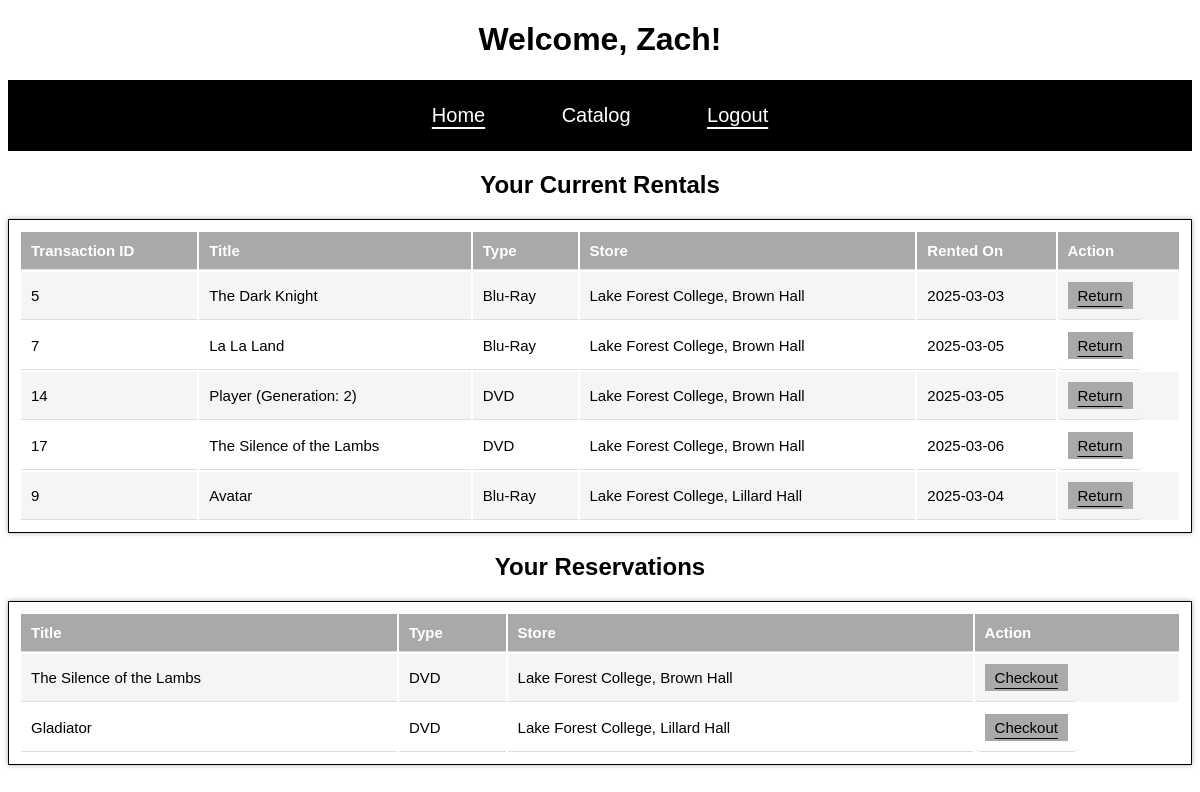
Page /member_main.php (signed in) on the committed database.
### tables this page shows
CREATE TABLE Transaction (
    Trans_ID INT PRIMARY KEY AUTO_INCREMENT,
    UserID INT NOT NULL,
    Object_ID INT NOT NULL,
    Store_ID INT NOT NULL,
    Start_date DATE,
    End_date DATE,
    Type VARCHAR(20) NOT NULL CHECK (Type IN ('Rental', 'Reservation')),
    Status VARCHAR(20) NOT NULL CHECK (Status IN ('Active', 'Completed', 'Reserved')),
    Price DECIMAL(10, 2),
    CHECK (End_date >= Start_date),
    CHECK (
        (Status = 'Completed' AND End_date IS NOT NULL) OR 
        (Status <> 'Completed' AND End_date IS NULL)
    ),
    CHECK (
        (Start_date is NULL AND Status = 'Reserved') OR
        (Start_date IS NOT NULL AND Status <> 'Reserved')
    ),
    CHECK (
        (End_date IS NULL AND Price IS NULL) OR 
        (End_date IS NOT NULL AND Price IS NOT NULL)
    ),
    FOREIGN KEY (UserID) REFERENCES Member(UserID),
    FOREIGN KEY (Object_ID) REFERENCES Store_Object(Object_ID),
    FOREIGN Key (Store_ID) REFERENCES Store (Store_ID)
);

CREATE TABLE Movie (
    Movie_ID INT PRIMARY KEY AUTO_INCREMENT,
    Title VARCHAR(255) NOT NULL,
    Genre VARCHAR(50),
    Producer VARCHAR(100),
    Director VARCHAR(100),
    Actor1 VARCHAR(100),
    Actor2 VARCHAR(100),
    Description TEXT,
    Release_date DATE,
    Rating DECIMAL(2, 1) CHECK (Rating >= 0 AND Rating <= 10),
    Num_DVD INT DEFAULT 1,
    Num_Blu INT DEFAULT 0,
    CHECK (Num_DVD >= 0 OR Num_Blu >= 0)
);

CREATE TABLE Store_Object (
    Object_ID INT PRIMARY KEY AUTO_INCREMENT,
    Store_ID INT NOT NULL,
    Movie_ID INT, 
    Player_ID INT,
    Charge_per_day DECIMAL(5, 2) NOT NULL,
    Rental_period INT DEFAULT 3,
    Type VARCHAR(20) NOT NULL CHECK (Type IN ('DVD', 'Blu-Ray')),
    FOREIGN KEY (Store_ID) REFERENCES Store(Store_ID),
    FOREIGN KEY (Movie_ID) REFERENCES Movie(Movie_ID),
    FOREIGN KEY (Player_ID) REFERENCES Player (Player_ID),
    CHECK(
        (Movie_ID IS NOT NULL AND Player_ID IS NULL) OR
        (Movie_ID IS NULL AND Player_ID IS NOT NULL)
    ),
    CHECK (Rental_period >= 1)
);

CREATE TABLE Store (
    Store_ID INT PRIMARY KEY AUTO_INCREMENT,
    Address VARCHAR(255) UNIQUE NOT NULL,
    Phone VARCHAR(15) UNIQUE NOT NULL
);

CREATE TABLE Player (
    Player_ID INT PRIMARY KEY AUTO_INCREMENT,
    Generation INT DEFAULT 2,
    CHECK (Generation >= 1 AND Generation <= 3)
);

### Src/member_main.php (the view, shortened to what this page needs)
<?php
require_once 'db_connect.php';
$fname = $_SESSION['Fname'];
$userID = $_SESSION['UserID'];
$rentals = [];
$stmt = $conn->prepare("
    SELECT t.Trans_ID, t.Object_ID, t.Store_ID, t.Start_date,
           m.Title, so.Type, so.Player_ID, p.Generation, s.Address
    FROM Transaction t
    JOIN Store s ON s.Store_ID = t.Store_ID
    JOIN Store_Object so ON t.Object_ID = so.Object_ID
    LEFT JOIN Movie m ON so.Movie_ID = m.Movie_ID
    LEFT JOIN Player p ON so.Player_ID = p.Player_ID
    WHERE t.UserID = ? AND t.Type = 'Rental' AND t.Status = 'Active' AND s.Store_ID = t.Store_ID
");
$stmt->bind_param("i", $userID);
$stmt->execute();
$result = $stmt->get_result();
while ($row = $result->fetch_assoc()) {
    $rentals[] = $row;
}
$reservations = [];
$stmt = $conn->prepare("
    SELECT t.Trans_ID, t.Object_ID, m.Title, p.Generation, so.Type, s.Address
    FROM Transaction t
    JOIN Store s ON s.Store_ID = t.Store_ID
    LEFT JOIN Store_Object so ON t.Object_ID = so.Object_ID
    LEFT JOIN Movie m ON so.Movie_ID = m.Movie_ID
    LEFT JOIN Player p ON so.Player_ID = p.Player_ID
    WHERE t.UserID = ? AND t.Type = 'Reservation' AND t.Status = 'Reserved'
");
$stmt->bind_param("i", $userID);
$stmt->execute();
$result = $stmt->get_result();
while ($row = $result->fetch_assoc()) {
    $reservations[] = $row;
}
?>
<!DOCTYPE html>
<html lang="en">
<head>
    <link rel="stylesheet" href="style sheet/total_style.css">
</head>
<body>
    <header>
        <h1>Welcome, <?php echo htmlspecialchars($fname); ?>!</h1>
    </header>
    <nav class="main-nav">
        <ul>
            <li><a href="member_main.php">Home</a></li>
            <li class="dropdown"><button class="dropdown_button">Catalog</button>
            </li>
            <li><a href="logout.php">Logout</a></li>
        </ul>
    </nav>
    <main>
        <section>
            <h2>Your Current Rentals</h2>
            <?php if (empty($rentals)): ?>
                <p class="info-message">You have no active rentals.</p>
            <?php else: ?>
                <table class="table">
                    <tr>
                        <th>Transaction ID</th>
                        <th>Title</th>
                        <th>Type</th>
                        <th>Store</th>
                        <th>Rented On</th>
                        <th>Action</th>
                    </tr>
                    <?php foreach ($rentals as $rental): ?>
                        <tr >
                            <td> <?php echo htmlspecialchars($rental['Trans_ID']); ?></td>
                        <td >
                            <?php
                            if ($rental['Generation']) {
                                echo "Player (Generation: " . htmlspecialchars($rental['Generation']) . ")";
                            } else {
                                echo htmlspecialchars($rental['Title']);
                            }
                            ?>
                        </td>
                        <td ><?php echo htmlspecialchars($rental['Type']); ?></td>
                        <td> <?php echo htmlspecialchars($rental['Address']); ?> </td>
                        <td> <?php echo htmlspecialchars($rental['Start_date']); ?></td>
                        <td class="link"><a href="return.php?trans_id=<?php echo htmlspecialchars($rental['Trans_ID']); ?>">Return</a></td>
                        </tr>
                    <?php endforeach; ?>
                        </table >
            <?php endif; ?>
        </section>
        <section>
            <h2>Your Reservations</h2>
            <?php if (empty($reservations)): ?>
                <p class="info-message">You have no active reservations.</p>
            <?php else: ?>
                <table class="table">
                    <tr>
                        <th>Title</th>
                        <th>Type</th>
                        <th>Store</th>
                        <th>Action</th>
                    </tr>
                    <?php foreach ($reservations as $reservation): ?>
                        <tr >
                           <td><?php
                            if ($reservation['Generation']) {
                                echo "Player (Generation: " . htmlspecialchars($reservation['Generation']) . ")";
                            } else {
                                echo htmlspecialchars($reservation['Title']);
                            }
                            ?></td>
                            <td> <?php echo htmlspecialchars($reservation['Type']); ?> </td>
                            <td> <?php echo htmlspecialchars($reservation['Address']); ?></td>
                            <td class="link"><a href="checkout.php?trans_id=<?php echo htmlspecialchars($reservation['Trans_ID']); ?>&object_id=<?php echo htmlspecialchars($reservation['Object_ID']); ?>">Checkout</a></td>
                        </tr>
                    <?php endforeach; ?>
                        </table >
            <?php endif; ?>
        </section>
    </main>
</body>
</html>

### styles/total_style.css (style rules this page uses)
h1 { text-align: center; font-family: sans-serif, Arial, Helvetica, sans-serif; }
h2 { font-family: sans-serif, Arial, Helvetica, sans-serif; text-align: center; }
nav ul { text-align: center; position: top; background-color: black; margin-right: 0%; margin-left: 0%; padding: 0; font-family: sans-serif, Arial, Helvetica, sans-serif; }
nav ul li { list-style-type: none; display: inline-block; margin-left: auto; margin-right: auto; color: white; font-size: 20px; padding: 5px 20px; margin: 5px 0; }
nav ul li a:link { color: white; text-decoration: none; padding: 14px 16px; display: block; text-align: center; text-decoration: underline; text-underline-offset: 5px; }
.dropdown_button { background-color: black; color: white; font-size: 20px; border:none; padding: 14px 16px; cursor: pointer; text-align: center; display: block; }
.dropdown { position: relative; display: inline-block; }
.table { width: 100%; margin: 20px 0; font-size: 18px; text-align: left; padding: 10px; border: 1px solid black; box-shadow: 0 0 5px darkgrey; }
.table th { padding: 10px; border-bottom: 1px solid #ddd; background-color: darkgray; color: white; font-family: sans-serif, Arial, Helvetica, sans-serif; font-size: 15px; }
.table tr:nth-child(even) { background-color:whitesmoke; }
.table td { padding: 10px; border-bottom: 1px solid #ddd; font-family: sans-serif, Arial, Helvetica, sans-serif; font-size: 15px; }
.link { list-style-type: none; display: inline-block; margin-left: auto; margin-right: auto; font-size: 20px; padding: 5px 10px; text-align: center; border-radius: 5px; border: 2px black; }
.link a:link { color: black; text-decoration: none; padding: 5px 10px; display: block; text-align: center; text-decoration: underline; text-underline-offset: 5px; background-color: darkgray; }

### rows in the picture
transaction: Trans_ID "5", movie.Title "The Dark Knight", Object_ID.Type "Blu-Ray", Store_ID.Address "Lake Forest College, Brown Hall", Start_date "2025-03-03"
transaction: Trans_ID "7", movie.Title "La La Land", Object_ID.Type "Blu-Ray", Store_ID.Address "Lake Forest College, Brown Hall", Start_date "2025-03-05"
transaction: Trans_ID "14", player.Generation "2", Object_ID.Type "DVD", Store_ID.Address "Lake Forest College, Brown Hall", Start_date "2025-03-05"
transaction: Trans_ID "17", movie.Title "The Silence of the Lambs", Object_ID.Type "DVD", Store_ID.Address "Lake Forest College, Brown Hall", Start_date "2025-03-06"
transaction: Trans_ID "9", movie.Title "Avatar", Object_ID.Type "Blu-Ray", Store_ID.Address "Lake Forest College, Lillard Hall", Start_date "2025-03-04"
transaction: movie.Title "The Silence of the Lambs", Object_ID.Type "DVD", Store_ID.Address "Lake Forest College, Brown Hall"
transaction: movie.Title "Gladiator", Object_ID.Type "DVD", Store_ID.Address "Lake Forest College, Lillard Hall"

### other values in the picture
$fname "Zach"
